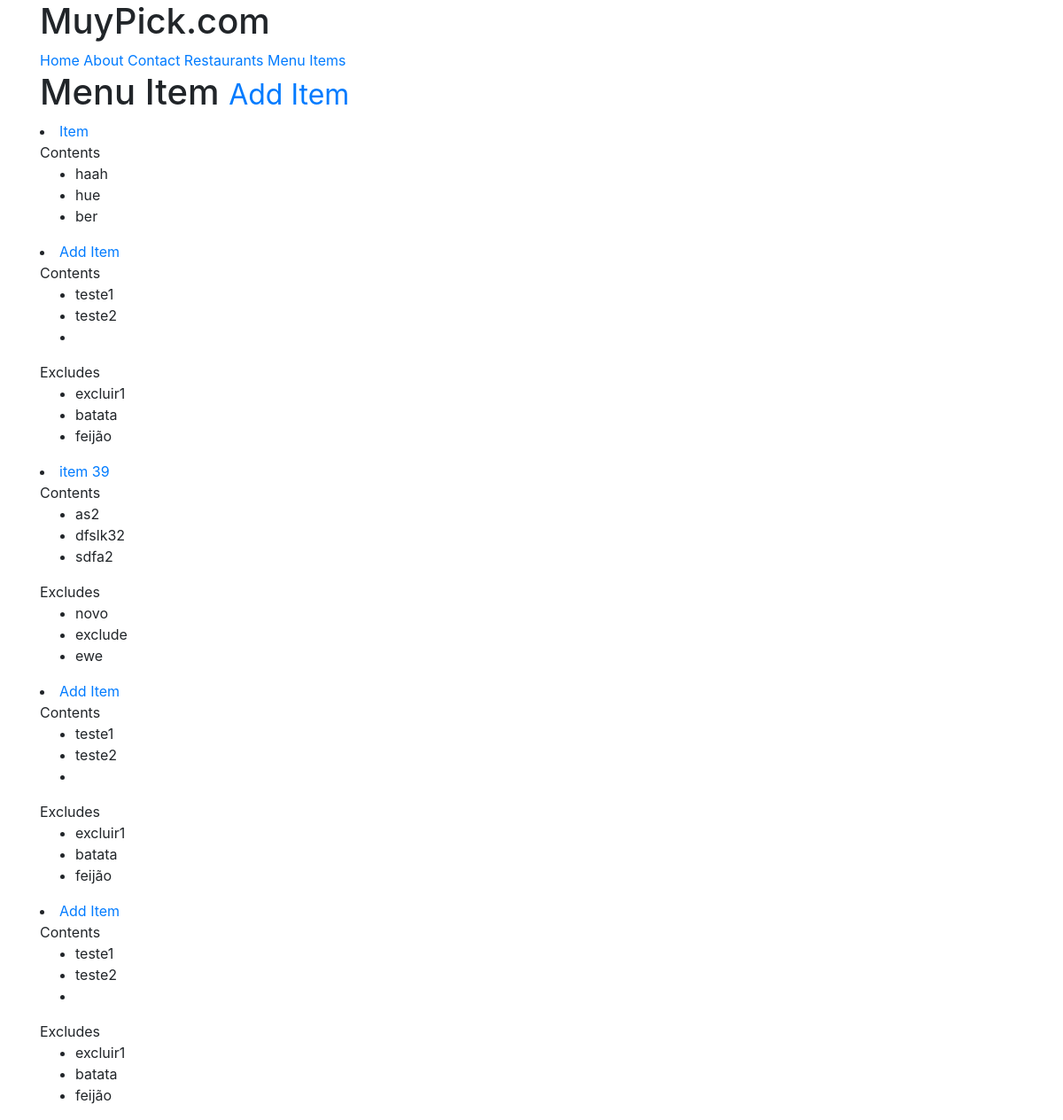
Before: /items/ (signed in) with the older database file.
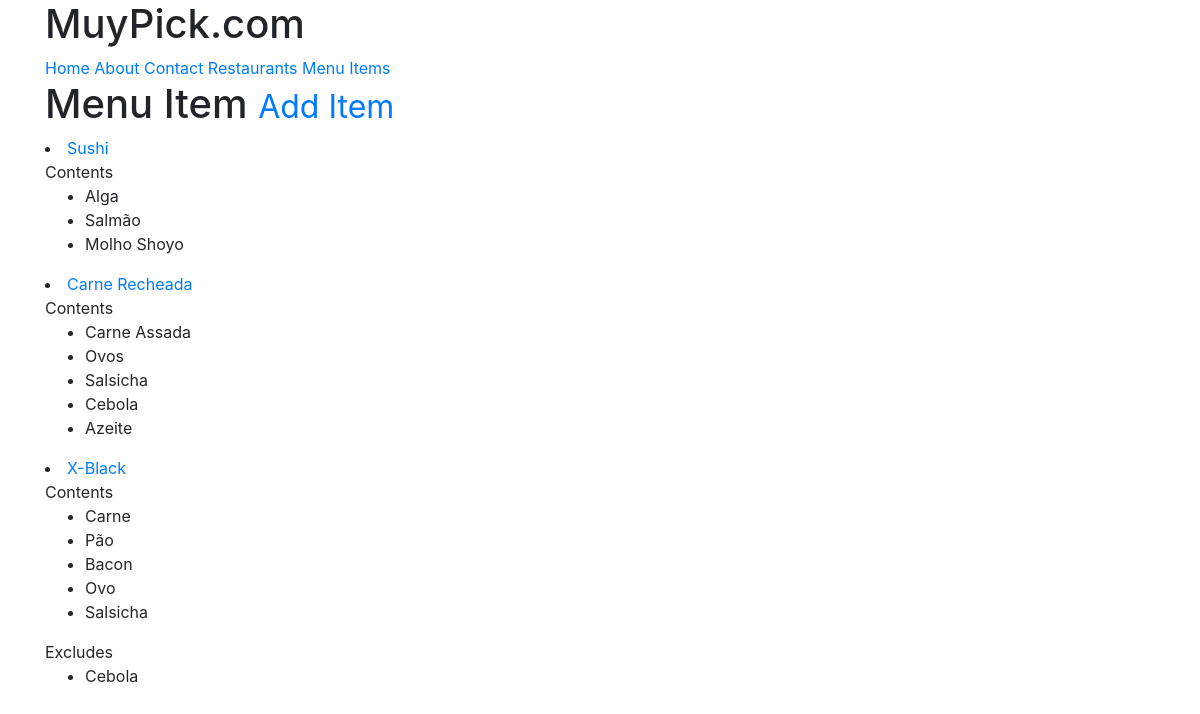
After: the same page with the newer database file.
### menus/models.py (models this page shows, shortened)
class Item(models.Model):
    user        = models.ForeignKey(settings.AUTH_USER_MODEL)
    restaurant  = models.ForeignKey(RestaurantLocation)
    name        = models.CharField(max_length=120)
    contents    = models.TextField(help_text='Separate each in by comma')
    excludes    = models.TextField(blank=True, null=True, help_text='Separate each in by comma')
    public      = models.BooleanField(default=True)
    timestamp   = models.DateTimeField(auto_now_add=True)
    updated     = models.DateTimeField(auto_now=True)
    def get_absolute_url(self):
        return reverse('menus:detail', kwargs={'pk': self.pk})
    class Meta:
        ordering = ['-updated', '-timestamp']
    def get_contents(self):
        return self.contents.split(',')
    def get_excludes(self):
        return self.excludes.split(',')

### menus/views.py (the view)
class ItemListView(LoginRequiredMixin, ListView):
    def get_queryset(self):
        return Item.objects.filter(user=self.request.user)

### menus/templates/menus/item_list.html (shortened to what this page needs)
{% extends "base.html" %}
{% block content %}
<h1>Menu Item <small><a href="{% url 'menus:create' %}">Add Item</a></small> </h1>
{% for obj in object_list %}
    <li>
        <a href="{{ obj.get_absolute_url }}">{{ obj.name }}</a>
        <br/>
        {% if obj.contents %}
        Contents
        <ul>
            {% for item in obj.get_contents %}
            <li>
                {{ item }}
            </li>
            {% endfor %}
        </ul>
        {% endif %}
        {% if obj.excludes %}
        Excludes
        <ul>
            {% for item in obj.get_excludes %}
            <li>
                {{ item }}
            </li>
            {% endfor %}
        </ul>
        {% endif %}
    </li>
    {% empty %}
    <li><a href="{% url 'menus:create' %}">Add Item</a></li>
{% endfor %}
{% endblock content %}

Changed rows visible on the page:
removed Item: name "Item", get_contents "haah" "hue" "ber"
removed Item: name "Add Item", get_contents "teste1" "teste2", get_excludes "excluir1" "batata" "feijão"
removed Item: name "item 39", get_contents "as2" "dfslk32" "sdfa2", get_excludes "novo" "exclude" "ewe"
removed Item: name "Add Item", get_contents "teste1" "teste2", get_excludes "excluir1" "batata" "feijão"
removed Item: name "Add Item", get_contents "teste1" "teste2", get_excludes "excluir1" "batata" "feijão"
added Item: name "Sushi", get_contents "Alga" "Salmão" "Molho Shoyo"
added Item: name "Carne Recheada", get_contents "Carne Assada" "Ovos" "Salsicha" "Cebola" "Azeite"
added Item: name "X-Black", get_contents "Carne" "Pão" "Bacon" "Ovo" "Salsicha", get_excludes "Cebola"
